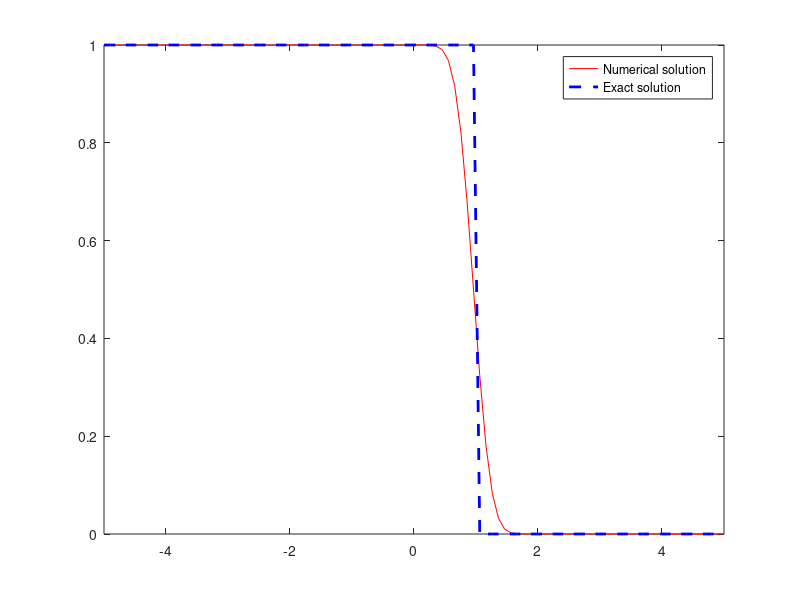

The MATLAB source for this figure:
%% main_Hyperbolic1D_Upwind.m (FDM)
% 
% Solve the initial boundary value problem of the first-order hyperbolic equation 
%  
%     u_t + a*u_x = 0  ( a>0 ),  x \in (xL, xR), t>0
%     u(x,0) = u0(x)         
%     u(0,t) = u0(xL-a*t)    % inflow boundary value condition      
%
% The exact solution is: u(x,t) = u0(x-a*t).
%
% Mesh: xL = x0 < x1 < ... < x_{N-1} < x_N = xR
%
% Spatial discretization: upwind scheme
%
%   du_i(t)        u_i(t) - u_{i-1}(t)
%  --------- + a  --------------------  = 0,   i = 1,2,...,N,
%     dt                   hx
%
% which can be written as an ODE system
%
%     du/dt = L(u),   where    
%     u = [u1,u2,...,uN]'
%     L(u) = -a/h * (u - ud),      ud = [ u_0(t), u1,...,u_{N-1} ].
%
% Temporal discretization: 
%
% (1) forward Euler for du/dt = L(u)
%    
%     u^{n+1} = u^n + dt*L(u^n)   % ht is time step
%
% (2) third order TVD Runge-Kutta method for du/dt = L(u)
%
%    u1 = u^n + dt*L(u^n)
%    u2 = 3/4*u^n + 1/4*u1 + 1/4*dt*L(u1)
%    u^{n+1} = 1/3*u^n + 2/3*u2 + 2/3*dt*L(u2)
% 
% Copyright (C)  Terence Yu


clc; clear; close all;

%% Parameters
a = 1; 
t0 = 0; tf = 1;  xL = -5; xR = 5;

Nx = 100; 
x = linspace(xL,xR,Nx)'; hx = x(2)-x(1);
lam = 0.5*1/a;  % CFL: a*lam = 0.5 <= 1
dt = lam*hx;

% initial value
u_init = @(x) (1+0*x).*(x<=0); 
%u_init = @(x) (1+0*x).*(x>=0 & x<=1);
%u_init = @(x) sin(pi*x);

%% Spatial discretization
method = 1;  % 1: forward Euler,  2: TVD Runge-Kutta
% du/dt = L(u), u = [u1,u2,...,uN]
Lfun = @(u,t) -a/hx*( u - [u_init(xL-a*t); u(1:end-1)] );  

%% Temporal discretization 
u0 = u_init(x);  % t_n
for t = dt:dt:tf
    switch method
        case 1   % forward Euler
            uf = u0 + dt*Lfun(u0,t);
        case 2   % third order TVD Runge-Kutta method            
            u1 = u0 + dt*Lfun(u0,t);
            u2 = 3/4*u0 + 1/4*u1 + 1/4*dt*Lfun(u1,t);
            uf = 1/3*u0 + 2/3*u2 + 2/3*dt*Lfun(u2,t);
    end
    % show 
    plot(x,uf,'-r', ...
         x,u_init(x-a*t),'--b','linewidth',2);
    xlim([xL, xR]);
    legend('Numerical solution', 'Exact solution');
    drawnow; 
    % update
    u0 = uf;
end

%% Conclusion
% Upwind scheme is stable
% smooth at discontinuities 
% degenerated accuracy at extrema ( u_0 = @(x) sin(pi*x) )